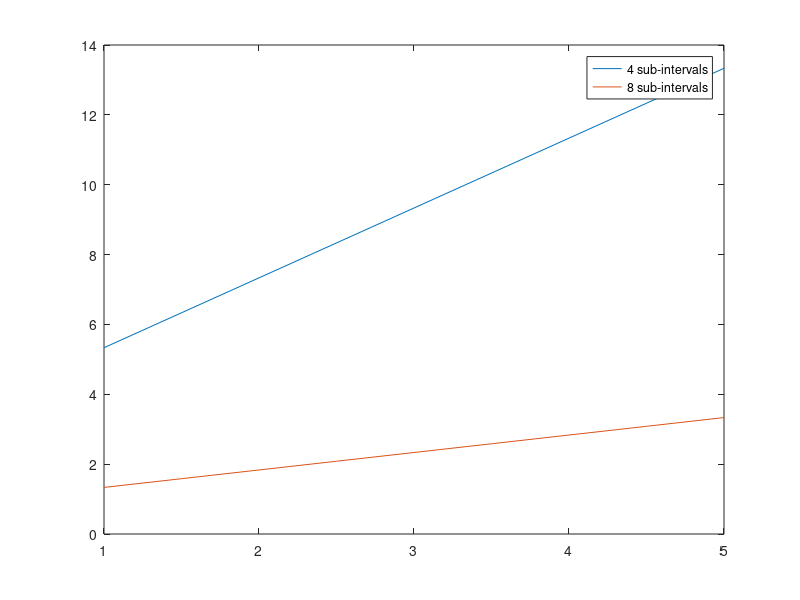

Here is the MATLAB script that generated this plot:
clc;

a = 1;
b = 5;
n = 4;
h = (b-a)/n;

f = @(x) (x^3) + 5*(x^2) + 1;     % Given functio
f2 = @(x) 6*x + 10;               % Second derivative of given function

T1 = zeros(1,n+1);        % Array to store errors in Trapezoidal rule
X1 = zeros(1,n+1);
x = a;
It1 = 0;
for i = 1:n
    It1 = It1 + (f(x) + f(x+h))*(h/2);
    T1(i) = f2(x)*((b-a)^3)/(12*(n^2));  % Error calculation
    X1(i) = x;
    x = x + h;
end



X1(n+1) = x;
T1(n+1) = f2(x)*((b-a)^3)/(12*(n^2));

n = 8;
h = (b-a)/n;

T2 = zeros(1,n+1);
X2 = zeros(1,n+1);
x = a;
It2 = 0;
for i = 1:n
    It2 = It2 + (f(x) + f(x+h))*(h/2);
    T2(i) = f2(x)*((b-a)^3)/(12*(n^2));
    X2(i) = x;
    x = x + h;
end

X2(n+1) = x;
T2(n+1) = f2(x)*((b-a)^3)/(12*(n^2));
clf;
plot(X1,T1);
hold on;
plot(X2,T2);
legend('4 sub-intervals','8 sub-intervals');

disp(strcat('Value of given integration with 4 subintervals = ',num2str(It1)));

disp(strcat('Value of given integration with 8 subintervals = ',num2str(It2)));